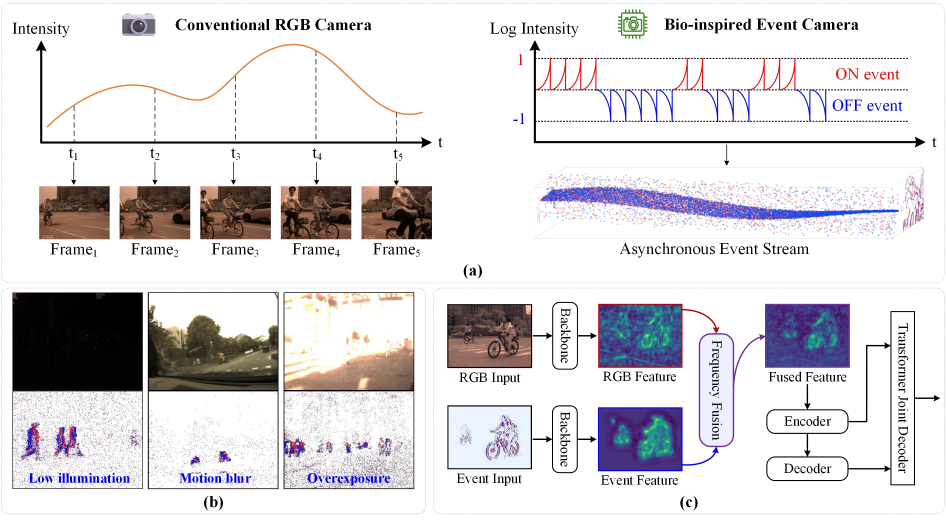
#> input picture pictures/First_Image.jpg, 2838 x 1558 px (shown at 1/3 size)
$ python -i embed_real_data_images.py   (imports and definitions only)
#> lines starting #> are read from the running program, lines starting #| are printed output that depends on the picture
#!/usr/bin/env python3
"""Embed real FEMOT raster frames into an existing one-page Visio drawing.

The input VSDX is treated as a ZIP package.  Existing XML is kept intact as
much as possible: placeholder shapes are hidden, image parts and relationships
are added, and three native Visio ``Foreign`` bitmap shapes are appended to the
page.  This avoids rebuilding the user's hand-edited diagram.

Usage::

    python tools/embed_real_data_images.py \
        --input /path/to/overall_framework_revised.vsdx \
        --output docs/overall_framework_real_data.vsdx \
        --rgb rgb.png --event event.png --detections detections.png

Images are converted to PNG before embedding.  The script does not alter the
source VSDX.
"""

from __future__ import annotations

import argparse
import copy
import io
import mimetypes
import pathlib
import re
import uuid
import zipfile
import xml.etree.ElementTree as ET

from PIL import Image


V = "http://schemas.microsoft.com/office/visio/2012/main"
R = "http://schemas.openxmlformats.org/officeDocument/2006/relationships"
PKG_REL = "http://schemas.openxmlformats.org/package/2006/relationships"
CONTENT_TYPES = "http://schemas.openxmlformats.org/package/2006/content-types"
# [2 lines not run here, left out]


def q(ns: str, tag: str) -> str:
    return "{" + ns + "}" + tag


# [101 lines left out: functions cell, image_shape, _hide_shape, _next_shape_id, not called in this run]


def _png_bytes(path: pathlib.Path, target_ratio: float | None = None) -> bytes:
#> called with path = '../../pictures/First_Image.jpg'
    with Image.open(path) as im:
#> im is the input picture: PIL image 2838x1558 RGB; mean R, G, B 219.4, 216.9, 219.8
        im = im.convert("RGB")
        if target_ratio and target_ratio > 0:
            ratio = im.width / im.height
            if ratio > target_ratio:
                new_w = max(1, round(im.height * target_ratio))
                left = (im.width - new_w) // 2
                im = im.crop((left, 0, left + new_w, im.height))
            elif ratio < target_ratio:
                new_h = max(1, round(im.width / target_ratio))
                top = (im.height - new_h) // 2
                im = im.crop((0, top, im.width, top + new_h))
        # Keep the package compact while retaining details visible at the small
        # frame sizes in the overall figure.
        im.thumbnail((1200, 900), Image.Resampling.LANCZOS)
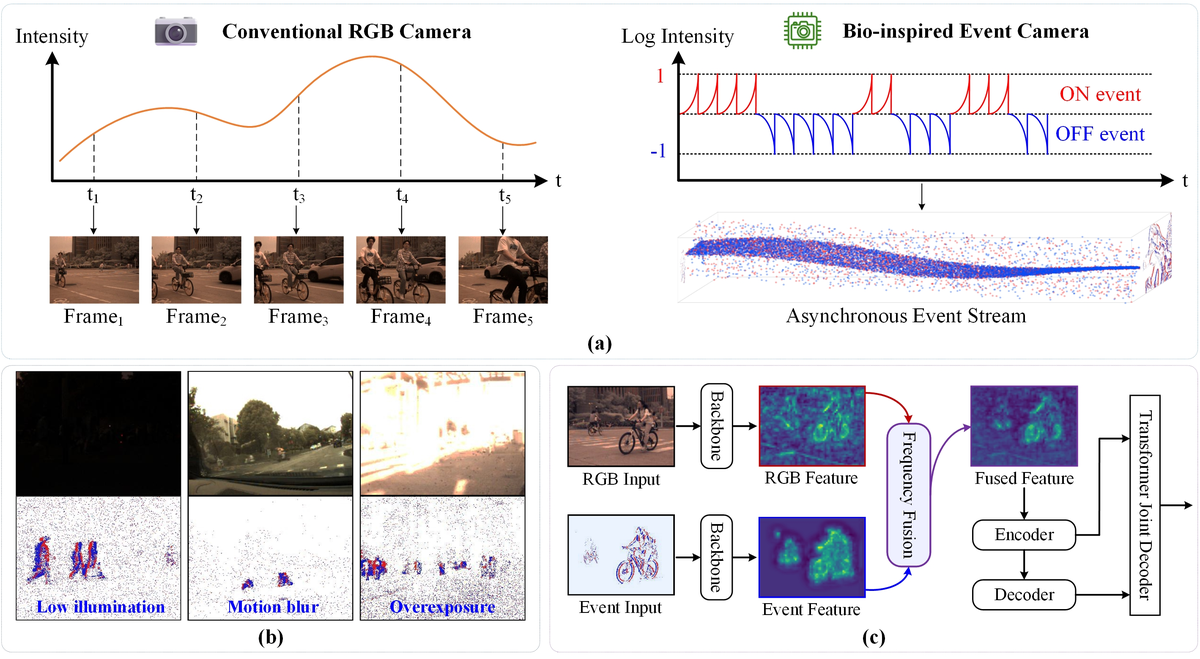
#> im: PIL image 1200x659 RGB; mean R, G, B 219, 216.5, 219.5
        out = io.BytesIO()
        im.save(out, format="PNG", optimize=True)
        return out.getvalue()


# [85 lines left out: functions _ensure_png_default, embed, main, not called in this run]


# [2 lines not run here, left out]

>>> result = _png_bytes('../../pictures/First_Image.jpg')

$ run again, on HMamba-eMOT/assets/overall_framework.png
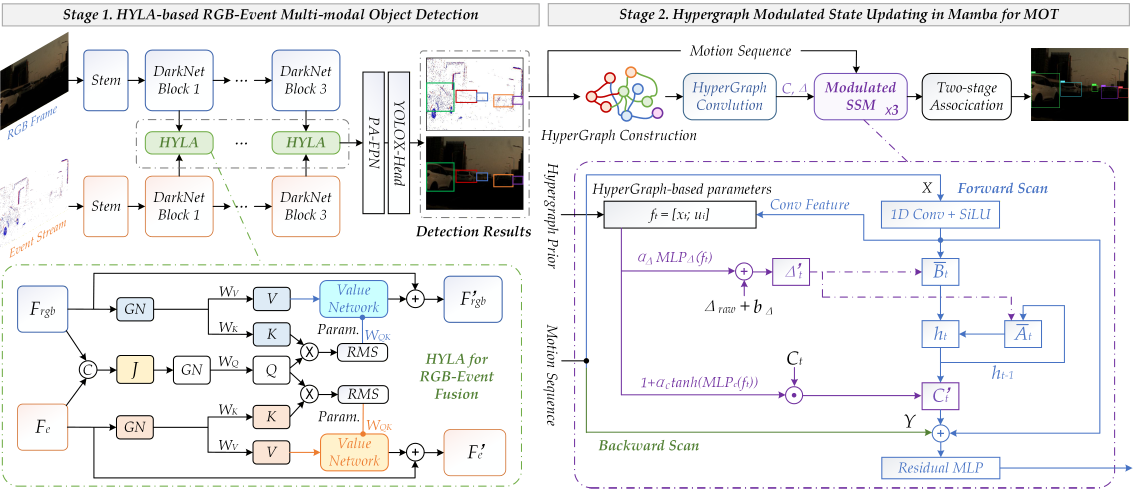
#> input picture HMamba-eMOT/assets/overall_framework.png, 4531 x 1953 px (shown at 1/4 size)
#> in _png_bytes, im is the input picture: PIL image 4531x1953 RGB; mean R, G, B 235.3, 235.3, 235.7
#> in _png_bytes, `im.thumbnail((1200, 900), Image.Resampling.LANCZOS)`:
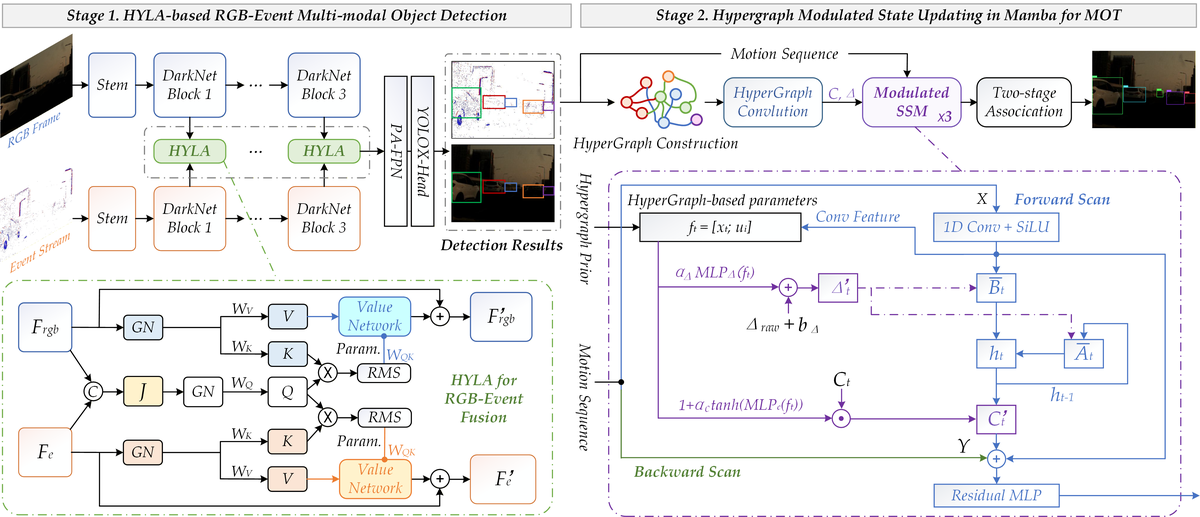
#> im: PIL image 1200x517 RGB; mean R, G, B 234.6, 234.6, 235.1
